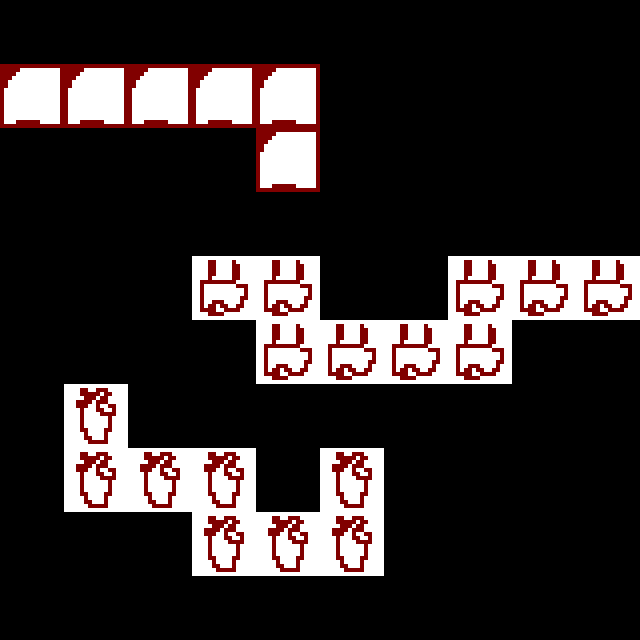

The image is a tile-based game level rendered from a .tmx file. Its description and source (layers, tilesets, objects; grid data summarised) follow:
An orthogonal 10x10 tile map with 64x64 px tiles, 1 tile layer (Tile Layer 1).

<map version="1.0" orientation="orthogonal" width="10" height="10" tilewidth="64" tileheight="64">
 <tileset firstgid="1" name="placeholders" tilewidth="64" tileheight="64" spacing="4">
  <image source="tilesets/placeholders.png" width="268" height="268" />
 </tileset>
 <layer name="Tile Layer 1" width="10" height="10">
  <data>[100 cells, 23 non-empty, 3 distinct tile ids]</data>
 </layer>
</map>
